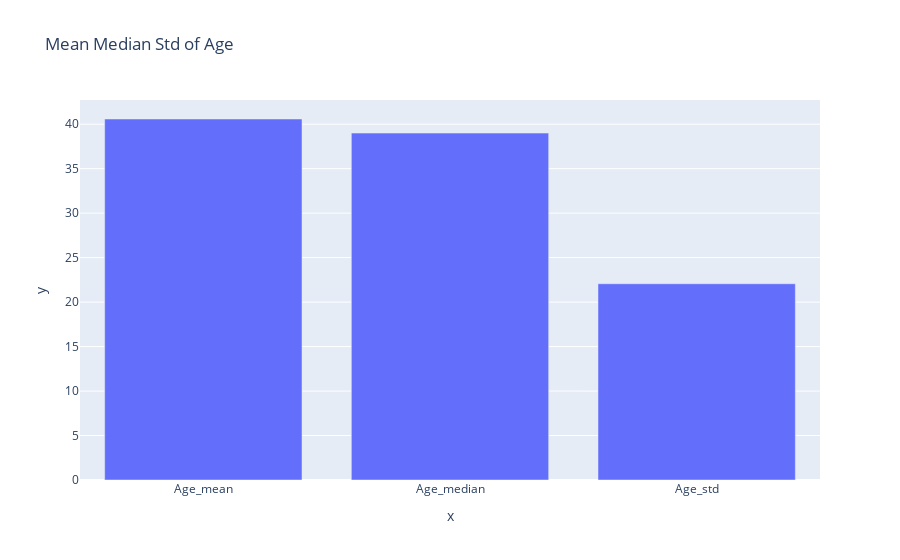

Notebook cell for this chart:
### Code cell
aga_diag_mean = df_pat_cond["age_diag"].mean()
aga_diag_median = df_pat_cond["age_diag"].median()
aga_diag_std = df_pat_cond["age_diag"].std()
fig = px.bar( x=["Age_mean","Age_median","Age_std"],y=[aga_diag_mean,aga_diag_median,aga_diag_std], title="Mean Median Std of Age",
              color_continuous_scale='Viridis')
#fig.write_html("./output/data_visualization/top_patient_by_visit.html")
fig.show()

### Figure 1 — Plotly figure (JSON) as saved in the notebook; plotly's stock layout.template omitted (floating-point values rounded to 4 significant figures)
{"data": [{"alignmentgroup": "True", "hovertemplate": "x=%{x}<br>y=%{y}<extra></extra>", "legendgroup": "", "marker": {"color": "#636efa", "pattern": {"shape": ""}}, "name": "", "offsetgroup": "", "orientation": "v", "showlegend": false, "textposition": "auto", "type": "bar", "x": ["Age_mean", "Age_median", "Age_std"], "xaxis": "x", "y": [40.58, 39, 22.06], "yaxis": "y"}], "layout": {"autosize": true, "barmode": "relative", "legend": {"tracegroupgap": 0}, "title": {"text": "Mean Median Std of Age"}, "xaxis": {"anchor": "y", "autorange": true, "domain": [0, 1], "range": [-0.5, 2.5], "title": {"text": "x"}, "type": "category"}, "yaxis": {"anchor": "x", "autorange": true, "domain": [0, 1], "range": [0, 42.72], "title": {"text": "y"}, "type": "linear"}}}
